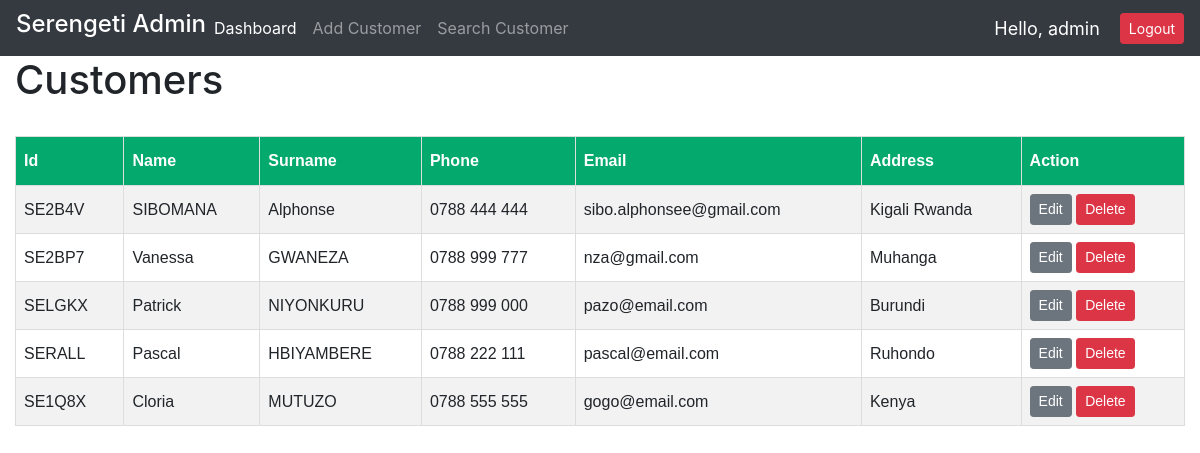
Page / (signed in) on the earlier database version.
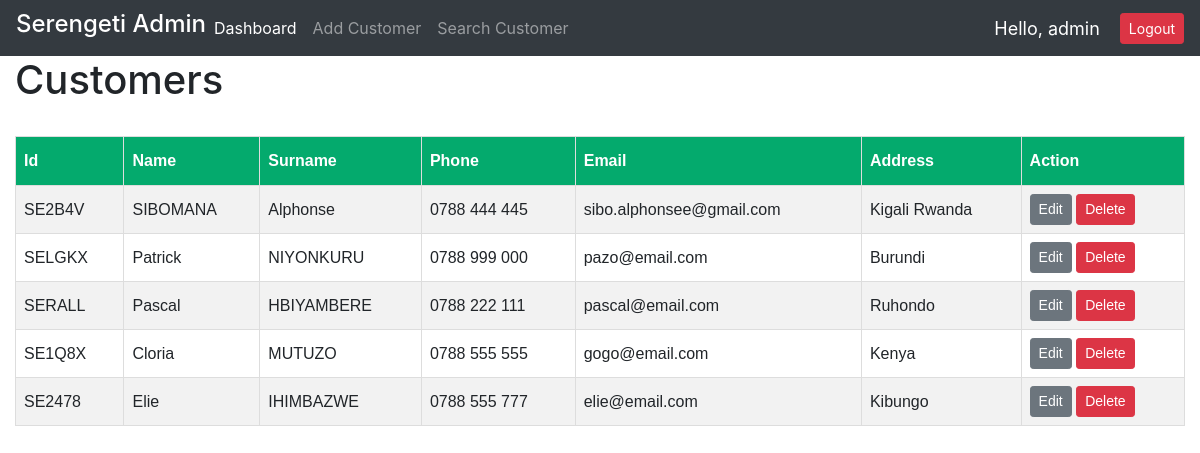
Same page on the later database version.
### cms/models.py (models this page shows, shortened)
class Customers(models.Model):
    name = models.CharField(max_length=200, null=True)
    surname = models.CharField(max_length=200, null=True,)
    email = models.EmailField(max_length=200, null=True, blank=True)
    phone_number = models.CharField(max_length=13, null=True,)
    address = models.CharField(max_length=200, null=True)
    date_created = models.DateTimeField(auto_now_add=True, null=True, blank=True)
    id = ShortUUIDField(
        length=4,
        max_length=4,
        prefix="SE",
        alphabet="ABCDEFGHJKLMNOPQRWSVXTUZY1234567890",
        primary_key=True,
    )

### cms/views.py (the view)
# urls.py: path('', views.dashboard, name='dashboard'),
@login_required(login_url='login')
def dashboard(request):
    customers = Customers.objects.all()
    context = {'customers': customers}
    return render(request, 'cms/dashboard.html', context)

### cms/templates/cms/dashboard.html
{% extends 'cms/main.html' %}
{% load static %}
{%  block content %}
<h1>Customers</h1>
<br>
<table id="customers">
  <tr>
    <th>Id</th>
    <th>Name</th>
    <th>Surname</th>
    <th>Phone</th>
    <th>Email</th>
    <th>Address</th>
    <th>Action</th>
  </tr>
  {%for customer in customers%}
  <tr>
    <td>{{customer.id}}</td>
    <td>{{customer.name}}</td>
    <td>{{customer.surname}}</td>
    <td>{{customer.phone_number}}</td>
    <td>{{customer.email}}</td>
    <td>{{customer.address}}</td>
    <td>
      <a class="btn btn-secondary btn-sm" href="{% url 'edit-customer' customer.id %}">Edit</a>
      <a class="btn btn-danger btn-sm" href="{% url 'delete-customer' customer.id %}">Delete</a>
    </td>
  </tr>
  {% endfor %}
</table>
{%  endblock %}

### cms/templates/cms/main.html (shortened to what this page needs)
{% load static %}
<!DOCTYPE html>
<html>
<head>
	<link rel="stylesheet" href="https://stackpath.bootstrapcdn.com/bootstrap/4.3.1/css/bootstrap.min.css">
    <link rel="stylesheet" type="text/css" href="{% static '/css/main.css' %}">
</head>
<body>
	{%  include 'cms/navbar.html' %}
	<div class="container-fluid">
	{% block content %}
	{% endblock %}
    </div>
</body>
</html>

### cms/templates/cms/navbar.html (shortened to what this page needs)
{% load static %}
<nav class="navbar navbar-expand-lg navbar-dark bg-dark">
  <h4 style="color:white">Serengeti Admin</h4>
  <div class="collapse navbar-collapse" id="navbarNav">
    <ul class="navbar-nav">
      <li class="nav-item active">
        <a class="nav-link" href="{% url 'dashboard' %}">Dashboard <span class="sr-only">(current)</span></a>
      </li>
      <li class="nav-item">
        <a class="nav-link" href="{% url 'add-customer' %}">Add Customer</a>
      </li>
      <li class="nav-item">
        <a class="nav-link" href="{% url 'search' %}">Search Customer</a>
      </li>
    </ul>
  </div>
  <span class="hello-msg">Hello, {{request.user}}</span>
  <span ><a  class="hello-msg btn btn-sm btn-danger" href="{% url 'logout' %}"> Logout </a></span>
</nav>

### static/css/main.css (style rules this page uses)
#customers { font-family: Arial, Helvetica, sans-serif; border-collapse: collapse; width: 100%; }
#customers td, #customers th { border: 1px solid #ddd; padding: 8px; }
#customers tr:nth-child(even) { background-color: #f2f2f2; }
#customers th { padding-top: 12px; padding-bottom: 12px; text-align: left; background-color: #04AA6D; color: white; }

### cms/templates/cms/navbar.html (style rules this page uses)
span.hello-msg { color: white; font-size: 18px; margin-right: 20px; }

Differences in the rows shown:
removed Customers: id "SE2BP7", name "Vanessa", surname "GWANEZA", phone_number "0788 999 777", email "nza@gmail.com", address "Muhanga"
changed Customers "SE2B4V": phone_number "0788 444 444" → "0788 444 445"
added Customers: id "SE2478", name "Elie", surname "IHIMBAZWE", phone_number "0788 555 777", email "elie@email.com", address "Kibungo"
